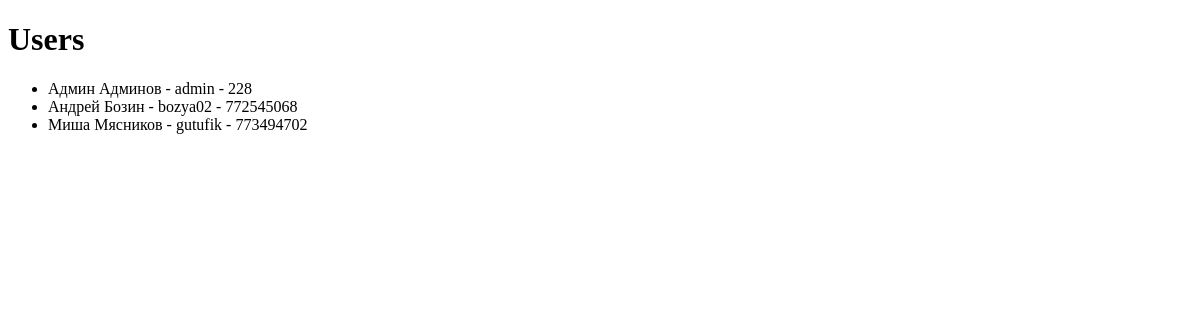
Before: /users/ with the older database file.
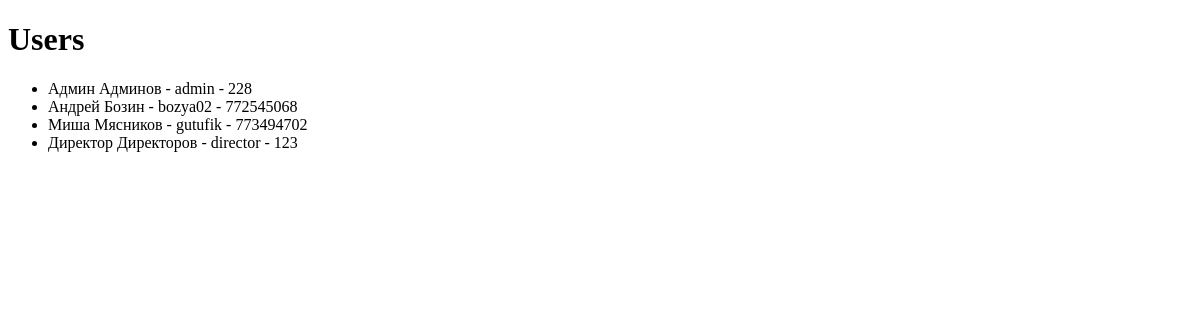
After: the same page with the newer database file.
### core/models.py (models this page shows, shortened)
class CustomUser(AbstractUser):
    tg_id = models.CharField(max_length=30, verbose_name='Id Телеграм')
    objects = CustomUserManager()
    class Meta:
        verbose_name = 'Пользователь'
        verbose_name_plural = 'Пользователи'

### frontend/views.py (the view)
# urls.py: path('users/', views.user_list, name='users_list'),
def user_list(request):
    users = CustomUser.objects.all()
    return render(request, 'user_list.html', {'users': users})

### templates/user_list.html
{% extends 'base.html' %}
{% block content %}
<h1>Users</h1>
<ul>
    {% for user in users %}
    <li>{{ user.first_name }} {{ user.last_name }} - {{ user.username }} - {{ user.tg_id }}</li>
    {% endfor %}
</ul>
{% endblock %}

Changed rows visible on the page:
added CustomUser: first_name "Директор", last_name "Директоров", username "director", tg_id "123"
